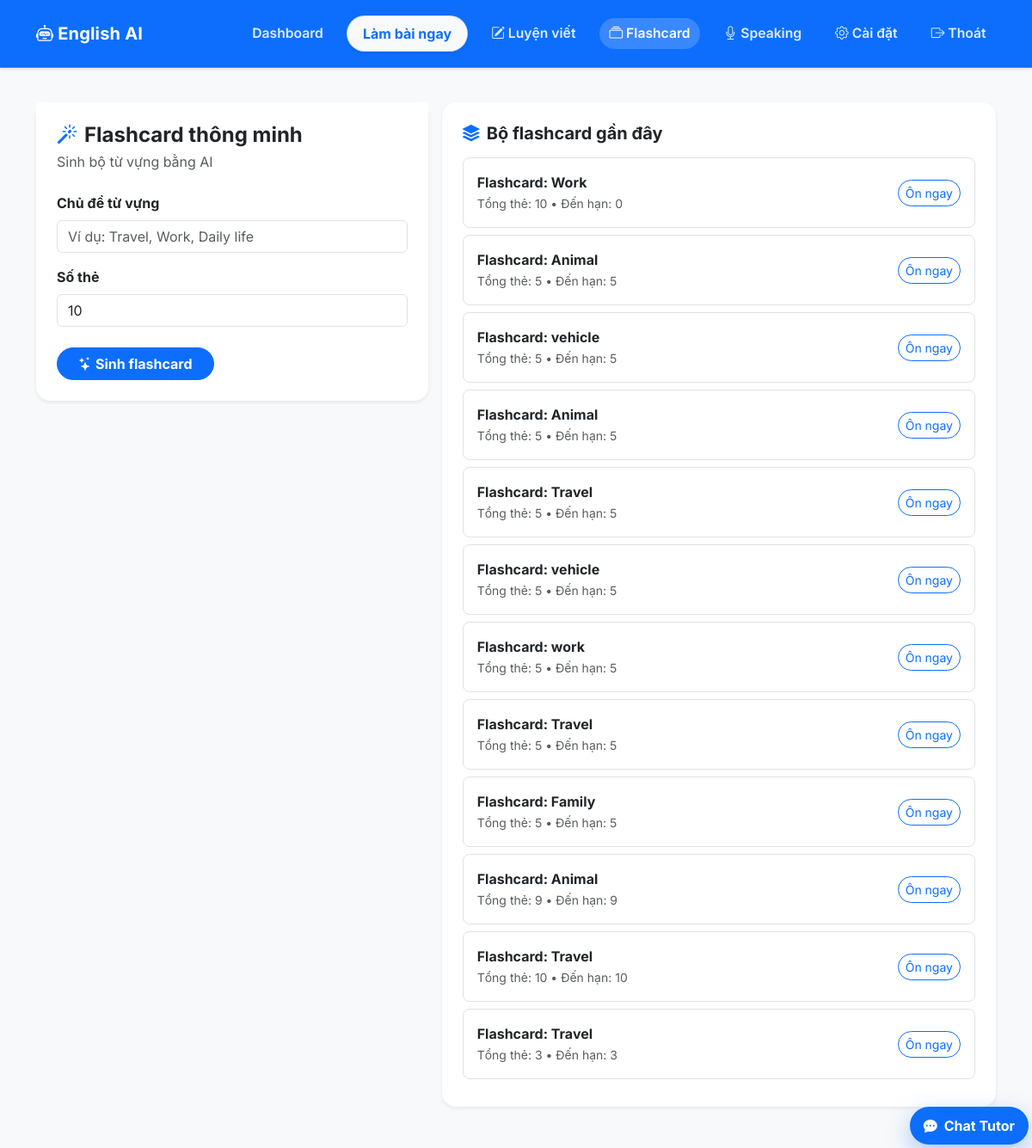
The page /flashcards/ (signed in) on the database as committed earlier.
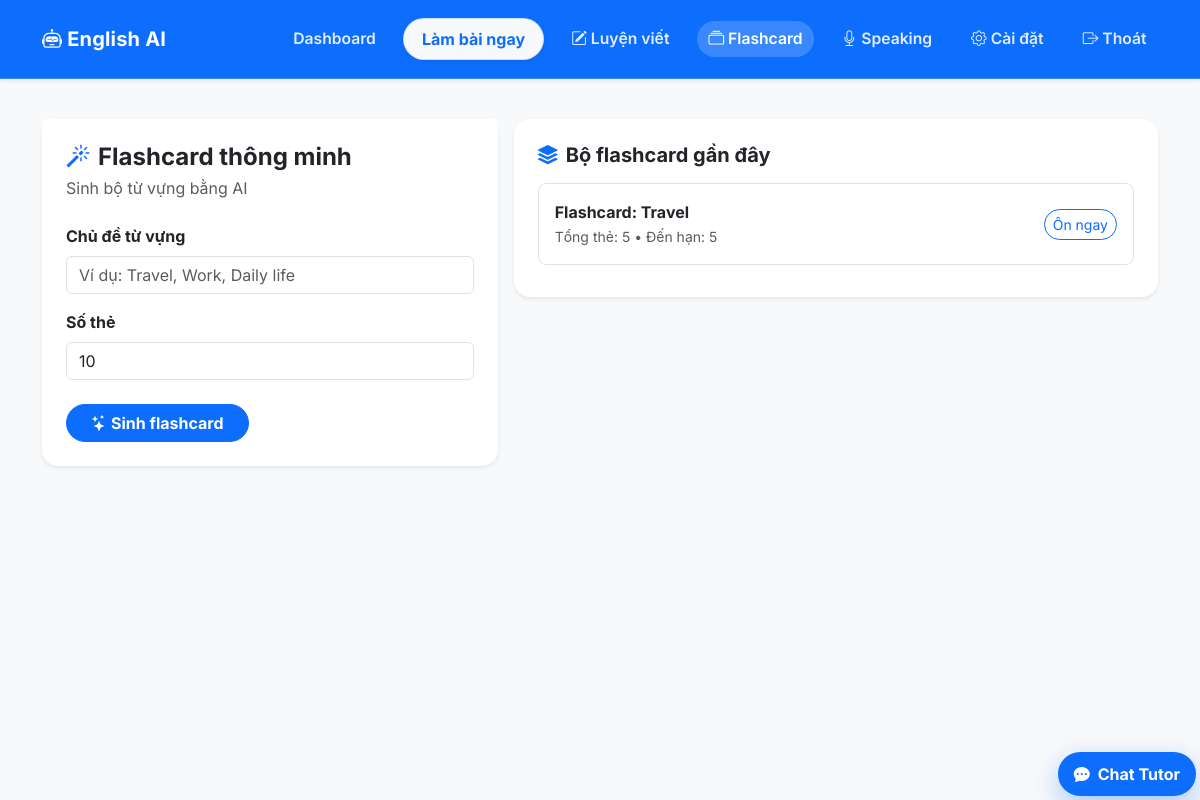
The same page on the database as committed later.
### app/models.py (models this page shows)
class FlashcardSet(db.Model):
    __tablename__ = 'flashcard_sets'
    id: Mapped[int] = mapped_column(primary_key=True)
    user_id: Mapped[int] = mapped_column(ForeignKey('users.id'), index=True)
    title: Mapped[str] = mapped_column(String(255))
    source_topic: Mapped[Optional[str]] = mapped_column(String(255))
    created_at: Mapped[datetime] = mapped_column(DateTime, default=lambda: datetime.now(timezone.utc))
    user: Mapped["User"] = relationship("User", back_populates="flashcard_sets")
    cards: Mapped[list["Flashcard"]] = relationship("Flashcard", back_populates="card_set")

### app/routes/flashcards.py (the view)
@flashcards_bp.route('/', methods=['GET'])
@login_required
def index():
    sets = db.session.execute(
        db.select(FlashcardSet)
        .where(FlashcardSet.user_id == current_user.id)
        .order_by(FlashcardSet.created_at.desc())
        .limit(12)
    ).scalars().all()
    now = datetime.utcnow()
    set_summaries = []
    for card_set in sets:
        cards = db.session.execute(
            db.select(Flashcard).where(Flashcard.set_id == card_set.id)
        ).scalars().all()
        due_count = sum(
            1
            for card in cards
            if (review_time := _as_utc_naive(card.next_review_date)) and review_time <= now
        )
        set_summaries.append({
            "set": card_set,
            "card_count": len(cards),
            "due_count": due_count,
        })
    return render_template('flashcards.html', set_summaries=set_summaries)

### app/models.py (called while the page is built)
@login.user_loader
def load_user(id: str):
    return db.session.get(User, int(id))

### app/routes/flashcards.py (called while the page is built)
def _as_utc_naive(value: datetime | None) -> datetime | None:
    if value is None:
        return None
    if value.tzinfo is None:
        return value
    return value.astimezone(timezone.utc).replace(tzinfo=None)

### app/templates/flashcards.html
{% extends 'base.html' %}
{% block content %}
<div class="row mt-4 g-3">
    <div class="col-lg-5">
        <div class="card border-0 shadow-sm rounded-4">
            <div class="card-header bg-white border-0 pt-4 pb-0 px-4">
                <h4 class="fw-bold mb-1"><i class="bi bi-magic text-primary me-2"></i>Flashcard thông minh</h4>
                <p class="text-muted mb-0">Sinh bộ từ vựng bằng AI</p>
            </div>
            <div class="card-body p-4">
                <form method="post" action="{{ url_for('flashcards.generate') }}">
                    <div class="mb-3">
                        <label class="form-label fw-bold">Chủ đề từ vựng</label>
                        <input type="text" class="form-control" name="topic"
                            placeholder="Ví dụ: Travel, Work, Daily life" required>
                    </div>
                    <div class="mb-4">
                        <label class="form-label fw-bold">Số thẻ</label>
                        <input type="number" class="form-control" name="card_count" value="10" min="3" max="20">
                    </div>
                    <button type="submit" class="btn btn-primary rounded-pill px-4 fw-bold">
                        <i class="bi bi-stars me-1"></i>Sinh flashcard
                    </button>
                </form>
            </div>
        </div>
    </div>
    <div class="col-lg-7">
        <div class="card border-0 shadow-sm rounded-4">
            <div class="card-body p-4">
                <h5 class="fw-bold mb-3"><i class="bi bi-stack text-primary me-2"></i>Bộ flashcard gần đây</h5>
                {% for item in set_summaries %}
                <div class="border rounded-3 p-3 mb-2">
                    <div class="d-flex justify-content-between align-items-center flex-wrap gap-2">
                        <div>
                            <div class="fw-bold">{{ item.set.title }}</div>
                            <small class="text-muted">Tổng thẻ: {{ item.card_count }} • Đến hạn: {{ item.due_count
                                }}</small>
                        </div>
                        <a href="{{ url_for('flashcards.review', set_id=item.set.id) }}"
                            class="btn btn-sm btn-outline-primary rounded-pill">Ôn ngay</a>
                    </div>
                </div>
                {% else %}
                <p class="text-muted mb-0">Chưa có bộ flashcard nào.</p>
                {% endfor %}
            </div>
        </div>
    </div>
</div>
{% endblock %}

Rows that differ between the two databases and show on the page:
removed FlashcardSet: set "Flashcard: Work"
removed FlashcardSet: set "Flashcard: Animal"
removed FlashcardSet: set "Flashcard: vehicle"
removed FlashcardSet: set "Flashcard: Animal"
removed FlashcardSet: set "Flashcard: Travel"
removed FlashcardSet: set "Flashcard: vehicle"
removed FlashcardSet: set "Flashcard: work"
removed FlashcardSet: set "Flashcard: Travel"
removed FlashcardSet: set "Flashcard: Family"
removed FlashcardSet: set "Flashcard: Animal"
removed FlashcardSet: set "Flashcard: Travel"
Other text that changed with them:
list line gone: "Tổng thẻ: 10 • Đến hạn: 0 Ôn ngay"
list line gone: "Tổng thẻ: 5 • Đến hạn: 5 Ôn ngay"
list line gone: "Tổng thẻ: 9 • Đến hạn: 9 Ôn ngay"
list line gone: "Tổng thẻ: 10 • Đến hạn: 10 Ôn ngay"
list line gone: "Flashcard: Travel"
list line gone: "Tổng thẻ: 3 • Đến hạn: 3 Ôn ngay"
